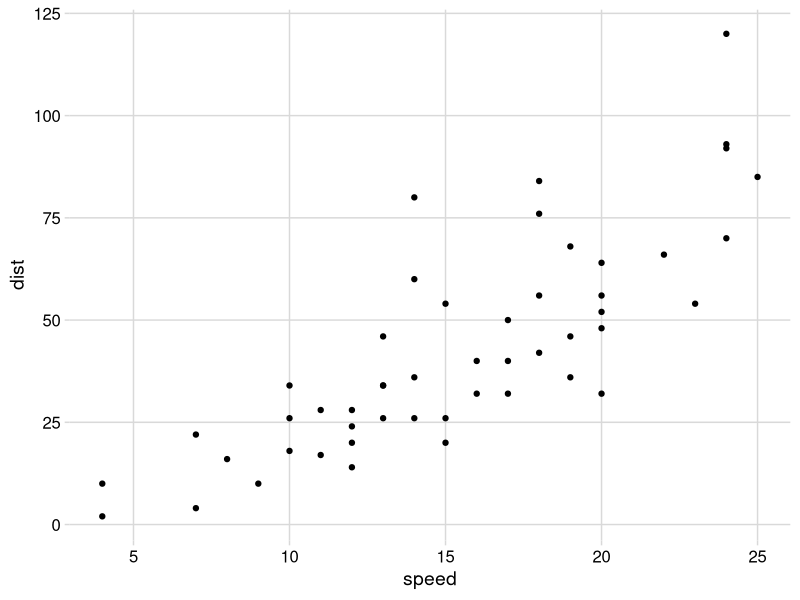

This chart was generated by the following R code:
## ---- chunk 1
knitr::opts_chunk$set(echo = FALSE)
## ---- chunk 2
library(tidyverse)
library(cowplot)
## ---- chunk 3
knitr::kable(cars)
## ---- chunk 4
cars %>% 
  ggplot(aes(speed, dist)) +
  geom_point() +
  theme_minimal_grid()
